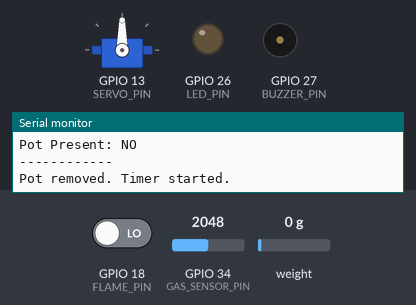
A sketch run on a simulated ESP32. On the bench: servo, output pins drawn as LEDs (lit = HIGH), buzzer (waves = sounding, pin HIGH), the last lines printed to the serial monitor. The test bench sets the inputs (shaded band); at power-on: GPIO 18 (FLAME_PIN) LOW, GPIO 34 (GAS_SENSOR_PIN) = 2048, weight on the scale 0 g.

Above: at 2.2 s.
2.3 s: GPIO 18 (FLAME_PIN) driven HIGH
At 4.3 s:
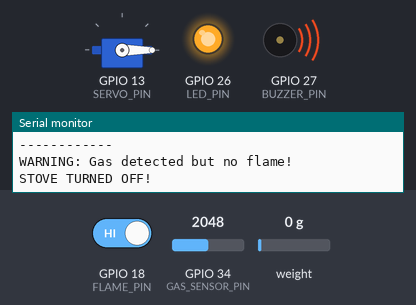
At 8.9 s:
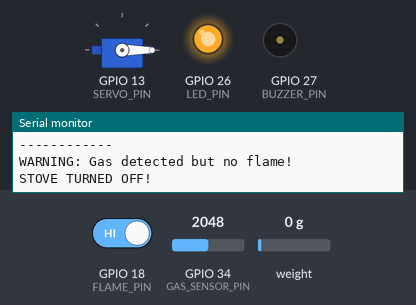
9.0 s: GPIO 34 (GAS_SENSOR_PIN) set to 1261
11.0 s: GPIO 34 (GAS_SENSOR_PIN) set to 1149
15.0 s: GPIO 34 (GAS_SENSOR_PIN) set to 1228
At 16.2 s:
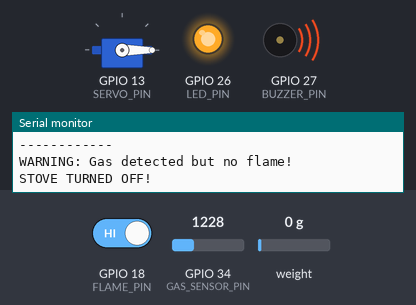
Timing chart, 0 to 18.0 s (numbered marks = the images above; inputs shaded):
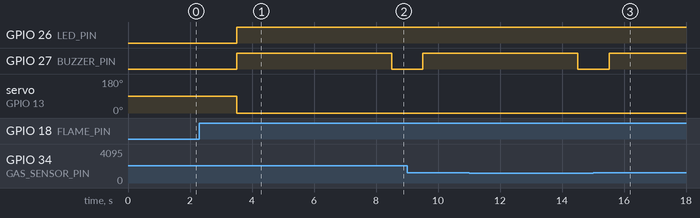

Measured:
- after the input at 2.3 s, GPIO 26 (LED_PIN): LOW → HIGH after 1.2 s; GPIO 27 (BUZZER_PIN): LOW → HIGH after 1.2 s, → LOW 5.0 s later; servo on GPIO 13 (SERVO_PIN): 90° → 0° after 1.2 s
- after the input at 15.0 s, GPIO 27 (BUZZER_PIN): LOW → HIGH after 0.52 s

The sketch:

Testcode.ino
```cpp
/*
===========================================
 Smart Stove Safety System
 ESP32 + Flame Sensor + MQ2 + HX711 + Servo
===========================================

Features:
- Detect flame
- Detect gas leakage
- Detect pot presence
- Auto turn OFF stove if:
    1. Flame OFF while gas ON
    2. Pot absent for 60 seconds
- Activate buzzer warning

Libraries Required:
1. HX711 Library
2. ESP32Servo Library

Install from Arduino Library Manager.
*/

#include <HX711.h>
#include <ESP32Servo.h>


// ===========================================
// PIN DEFINITIONS
// ===========================================

#define FLAME_PIN      18
#define GAS_SENSOR_PIN 34

#define HX711_DT       4
#define HX711_SCK      5

#define SERVO_PIN      13

#define BUZZER_PIN     27
#define LED_PIN        26


// ===========================================
// OBJECTS
// ===========================================

HX711 scale;
Servo stoveServo;


// ===========================================
// SETTINGS
// ===========================================

// Weight threshold for pot detection
float POT_THRESHOLD = 200.0;

// Gas threshold
int GAS_THRESHOLD = 1200;

// Servo angles
int SERVO_ON_POSITION  = 90;
int SERVO_OFF_POSITION = 0;

// Pot timeout
unsigned long POT_TIMEOUT = 60000; // 60 sec

// HX711 calibration factor
float calibration_factor = -7050;


// ===========================================
// VARIABLES
// ===========================================

bool flameDetected = false;
bool gasDetected   = false;
bool potPresent    = false;

unsigned long potRemovedTime = 0;
bool timerStarted = false;


// ===========================================
// SETUP
// ===========================================

void setup()
{
    Serial.begin(115200);

    pinMode(FLAME_PIN, INPUT);
    pinMode(BUZZER_PIN, OUTPUT);
    pinMode(LED_PIN, OUTPUT);

    digitalWrite(BUZZER_PIN, LOW);
    digitalWrite(LED_PIN, LOW);


    // Servo setup
    stoveServo.attach(SERVO_PIN);
    stoveServo.write(SERVO_ON_POSITION);


    // HX711 setup
    scale.begin(HX711_DT, HX711_SCK);
    scale.set_scale(calibration_factor);
    scale.tare();


    Serial.println("Smart Stove Safety System Started");
}


// ===========================================
// LOOP
// ===========================================

void loop()
{
    readSensors();

    printStatus();

    checkSafetyLogic();

    delay(500);
}


// ===========================================
// READ SENSORS
// ===========================================

void readSensors()
{
    // -------------------------------
    // Flame Sensor
    // LOW = flame detected
    // -------------------------------
    flameDetected = (digitalRead(FLAME_PIN) == LOW);


    // -------------------------------
    // Gas Sensor
    // -------------------------------
    int gasValue = analogRead(GAS_SENSOR_PIN);

    gasDetected = (gasValue > GAS_THRESHOLD);


    // -------------------------------
    // Load Cell
    // -------------------------------
    float weight = scale.get_units(5);

    if(weight < 0)
        weight = 0;

    potPresent = (weight > POT_THRESHOLD);
}


// ===========================================
// SAFETY LOGIC
// ===========================================

void checkSafetyLogic()
{
    // =====================================
    // CASE 1:
    // GAS PRESENT BUT NO FLAME
    // =====================================

    if(gasDetected && !flameDetected)
    {
        Serial.println("WARNING: Gas detected but no flame!");

        emergencyShutdown();

        return;
    }


    // =====================================
    // CASE 2:
    // FLAME EXISTS BUT POT REMOVED
    // =====================================

    if(flameDetected)
    {
        if(!potPresent)
        {
            if(!timerStarted)
            {
                timerStarted = true;
                potRemovedTime = millis();

                Serial.println("Pot removed. Timer started.");
            }

            // Check timeout
            if(millis() - potRemovedTime >= POT_TIMEOUT)
            {
                Serial.println("Pot absent too long!");

                emergencyShutdown();

                return;
            }
        }
        else
        {
            // Pot returned
            timerStarted = false;
        }
    }
}


// ===========================================
// EMERGENCY SHUTDOWN
// ===========================================

void emergencyShutdown()
{
    // Rotate stove OFF
    stoveServo.write(SERVO_OFF_POSITION);

    // Alarm
    digitalWrite(BUZZER_PIN, HIGH);
    digitalWrite(LED_PIN, HIGH);

    Serial.println("STOVE TURNED OFF!");

    delay(5000);

    digitalWrite(BUZZER_PIN, LOW);
}


// ===========================================
// SERIAL MONITOR STATUS
// ===========================================

void printStatus()
{
    Serial.println("------------");

    Serial.print("Flame: ");
    Serial.println(flameDetected ? "YES" : "NO");

    Serial.print("Gas Leak: ");
    Serial.println(gasDetected ? "YES" : "NO");

    Serial.print("Pot Present: ");
    Serial.println(potPresent ? "YES" : "NO");

    Serial.println("------------");
}
```
